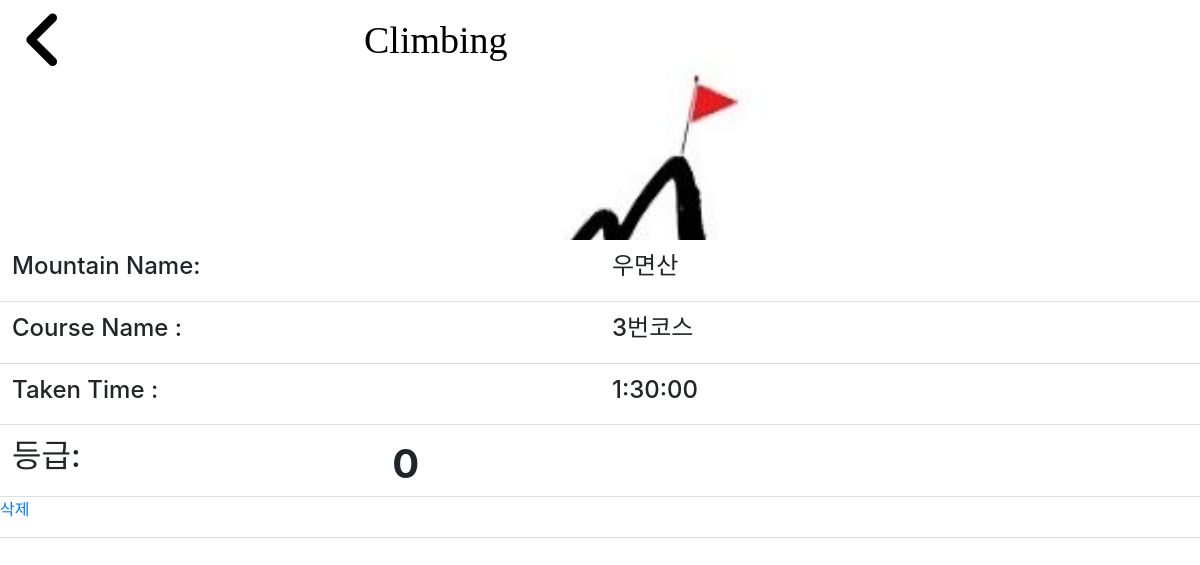
/mylist/4/, run on the app's committed database.
### climbing/models.py (models this page shows)
class MyList(models.Model):
    m_name = models.CharField(max_length=20)
    course = models.CharField(max_length=20, null=True)
    time = models.CharField(max_length=10)
    date = models.DateTimeField(auto_now_add=True)
    score = models.IntegerField(default=1)
    user_id = models.ForeignKey(Account, on_delete=models.CASCADE, default=1)

### climbing/views.py (the view)
# urls.py: path('mylist/<int:pk>/', views.mylist_detail, name='mylist_detail'),
def mylist_detail(request, pk):
    mine = get_object_or_404(MyList, pk=pk)
    return render(request, 'mylist_detail.html', {'mine': mine})

### climbing/templates/mylist_detail.html (shortened to what this page needs)
<html>
<head>
    <link rel="stylesheet" href="https://stackpath.bootstrapcdn.com/bootstrap/4.4.1/css/bootstrap.min.css"
>
	<link rel="stylesheet" href="../static/css/mylist_detail.css">
</head>
<body>
    <div class="container-box" style="  background-image: url('../static/img/san1-2.jpg');">
        <div class="header">
            <span><i class='fas fa-angle-left' onclick="goBack()"
                    style='font-size:70px; float:left; color:black; inline-block;line-height:80px;'></i></span>
            <h1 class="logo">Climbing</h1>
        </div>
    </div>
    <div id="content-area" class="section">
			<div class="grid">
				<div class="box">
					<h4>Mountain Name:</h4>
				</div>
				<div class="box">
					<h4>{{ mine.m_name }}</h4>
				</div>
			</div>
			<div class="grid">
				<div class="box">
					<h4>Course Name :</h4>
				</div>
				<div class="box">
					<h4>{{ mine.course }}</h4>
				</div>
			</div>
			<div class="grid">
				<div class="box">
					<h4>Taken Time :</h4>
				</div>
				<div class="box">
					<h4>{{ mine.time }}</h4>
				</div>
			</div>
			<div class="grid">
				<div class="box2">
					<h2>등급:</h2>
				</div>
				<div class="box2">
					<span class="star-input">
						<span class="input">
							<label for="p1">D</label>
							<label for="p2">C</label>
							<label for="p3">B</label>
							<label for="p4">A</label>
							<label for="p5">S</label>
						</span>
						<div class="box3">
							<h1><output for="star-input"><b>0</b></output></h1>
						</div>
					</span>
                </div>
            </div>
            <div class="grid">
                <p><a href="{% url 'mylist_delete' pk=mine.pk %}">삭제</a></p>
            </div>
    </div>
</body>
</html>

### climbing/static/css/mylist_detail.css (style rules this page uses)
* { padding: 0; margin: 0; box-sizing: border-box; }
.container-box { height: 30%; width: 100%; background-repeat: no-repeat; background-size: 40%; background-position: center center; margin: 0; padding: 0; }
.header { padding: 0 10px; height: 75px; }
.logo { color: black; font-size: 38px; font-family: verdana; line-height: 80px; padding-left: 30%; font-weight: 500; opacity: 1; }
.fas { margin-left: 12px; }
body { margin: 0px; padding: 0px; overflow-y: scroll; }
.box { float:left; width:50%; padding: 1%; box-sizing: border-box; }
.box2 { float:left; width:30%; padding: 1%; box-sizing: border-box; }
.box3 { float:left; width:30%; padding: 1%; box-sizing: border-box; text-align: center; line-height:100px; }
.grid { float:left; width:100%; border-bottom: 1px solid #DDD; }

### climbing/templates/mylist_detail.html (style rules this page uses)
.star-input>.input, .star-input>.input>label:hover, .star-input>.input>input:focus+label, .star-input>.input>input:checked+label { display: inline-block;vertical-align:middle;background-image:url('../static/img/grade_img.png'); }
.star-input { display:inline-block; white-space:nowrap;width:225px;height:40px;;line-height:30px; }
.star-input>.input { display:inline-block;width:150px;background-size:150px;height:28px;white-space:nowrap;overflow:hidden;position: relative; }
.star-input>.input>label { width:30px;height:0;padding:28px 0 0 0;overflow: hidden;float:left;cursor: pointer;position: absolute;top: 0;left: 0; }
.star-input>.input>label[for="p1"] { width:30px;z-index:5; }
.star-input>.input>label[for="p2"] { width:60px;z-index:4; }
.star-input>.input>label[for="p3"] { width:90px;z-index:3; }
.star-input>.input>label[for="p4"] { width:120px;z-index:2; }
.star-input>.input>label[for="p5"] { width:150px;z-index:1; }

### data on the page
MyList: m_name "우면산", course "3번코스", time "1:30:00"
